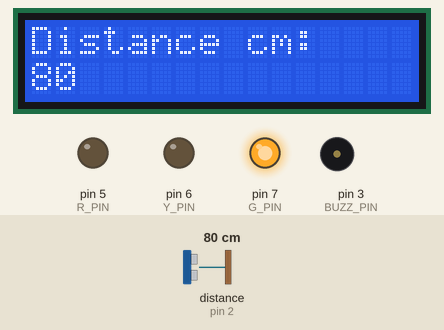
This sketch was run on a simulated Arduino Nano, built with avr-gcc and run on an emulated ATmega328P. On the bench: 16×2 character LCD, output pins drawn as LEDs (lit = HIGH), buzzer (waves = sounding). Wiring (inferred from the names in the program): ultrasonic range finder: trigger pin 4; echo pin 2; PCF8574 port expander at I2C address 0x27. Wiring (inferred from the signals the program sends): character LCD (HD44780): RS Q0; E Q2; backlight Q3; data Q4, Q5, Q6, Q7. The inputs (shaded band) are chosen by the test bench; at power-on: distance to the obstacle (sensor on pin 2) 80 cm. The echo pulse lasts 58.3 µs per cm; pins used as bus, display or sensor lines are not drawn.

Above: at 1.2 s.
1.3 s: distance to the obstacle (sensor on pin 2) set to 4 cm
At 3.8 s:
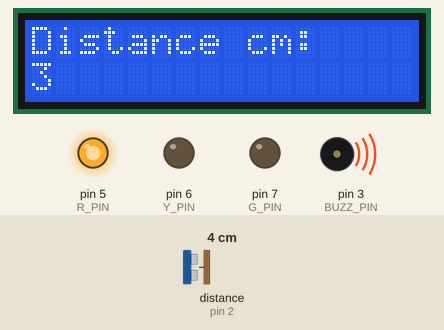
4.3 s: distance to the obstacle (sensor on pin 2) set to 9 cm
At 5.9 s:
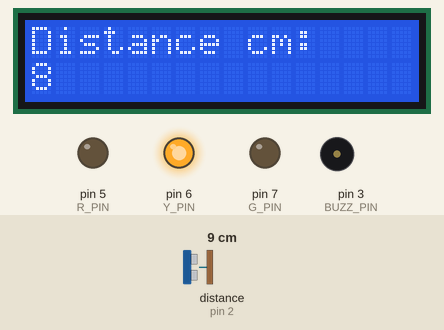
7.3 s: distance to the obstacle (sensor on pin 2) set to 18 cm
At 9.2 s:
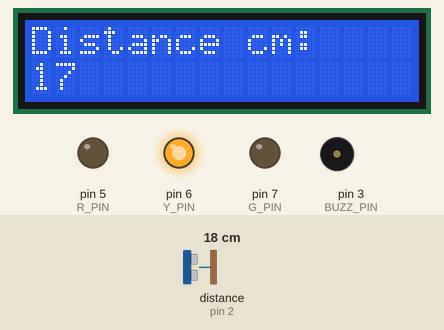
Timing chart, 0 to 10.7 s (numbered marks = the images above; inputs shaded):
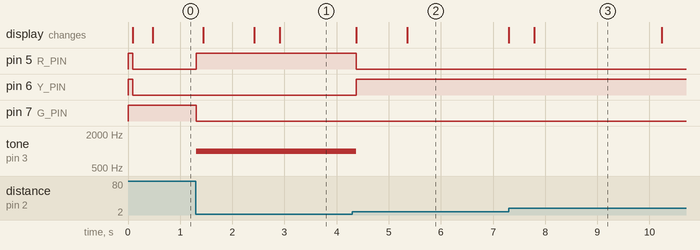

The sketch:

UltraSonic-Stand.ino
```cpp
#include <Arduino.h>
#include <Wire.h>
#include "lcd_i2c.h"


#define R_PIN 5
#define Y_PIN 6
#define G_PIN 7

#define BUZZ_PIN 3

#define ECHO_PIN 2
#define TRIG_PIN 4


volatile bool new_pulse = false;
volatile unsigned long pulse_length = 0;

ISR(echoed){
    volatile static unsigned long t0;
    volatile static unsigned long t1;
    if(PIND & (1 << PIND2) ){
        new_pulse = false;
        t0 = micros();
    }else{
        t1 = micros();
        pulse_length = t1 - t0;
        if ((pulse_length < 150 || pulse_length > 25000)){
            new_pulse = false;
        }else{
            new_pulse = true;
        }
    }

};

void setup(){
    Serial.begin(115200);
    pinMode(R_PIN,OUTPUT);
    pinMode(Y_PIN,OUTPUT);
    pinMode(G_PIN,OUTPUT);

    pinMode(BUZZ_PIN,OUTPUT);

    pinMode(ECHO_PIN,INPUT);
    pinMode(TRIG_PIN,OUTPUT);

    digitalWrite(R_PIN,HIGH);
    digitalWrite(Y_PIN,HIGH);
    digitalWrite(G_PIN,HIGH);

    attachInterrupt(digitalPinToInterrupt(ECHO_PIN), echoed, CHANGE);

    lcd_init();
    lcd_set_cursor(0, 0);
    lcd_print("Distance cm:");
    lcd_set_cursor(0, 1);

};


unsigned long last_ping = 0;
unsigned long last_write = 0;
bool ping = true;


void loop(){

    unsigned long last_ping_d = (millis() - last_ping);
    if(ping && last_ping_d > 60){
        PORTD = PORTD & ~(1 << TRIG_PIN);
        delayMicroseconds(2);
        PORTD = PORTD | (1 << TRIG_PIN);
        delayMicroseconds(10);
        PORTD = PORTD & ~(1 << TRIG_PIN);
        last_ping = millis();
    };

    if(!new_pulse){
        return;
    };
    new_pulse = false;

    unsigned long cm = pulse_length/58;

    if(millis()-last_write >= 450){
        lcd_set_cursor(0, 1);
        lcd_print("                ");
        lcd_set_cursor(0, 1);
        static char buf[4];
        utoa(cm,buf,10);
        lcd_print(buf);
        last_write = millis();
    };

    if(cm > 20){
    digitalWrite(R_PIN,LOW);
    digitalWrite(Y_PIN,LOW);
    digitalWrite(G_PIN,HIGH);
    noTone(BUZZ_PIN);


    }
    else if(cm > 5){
    digitalWrite(R_PIN,LOW);
    digitalWrite(Y_PIN,HIGH);
    digitalWrite(G_PIN,LOW);
    digitalWrite(BUZZ_PIN,LOW);
    noTone(BUZZ_PIN);


    }
    else{
    digitalWrite(R_PIN,HIGH);
    digitalWrite(Y_PIN,LOW);
    digitalWrite(G_PIN,LOW);
    tone(BUZZ_PIN,1000);


    }


}
```

lcd_i2c.cpp
```cpp
#include <Arduino.h>
#include <Wire.h>

#define LCD_ADDR 0x27

// PCF8574 bit masks
#define LCD_RS 0x01
#define LCD_RW 0x02
#define LCD_EN 0x04
#define LCD_BL 0x08

static uint8_t backlight = LCD_BL;

static void pcf_write(uint8_t data) {
    Wire.beginTransmission(LCD_ADDR);
    Wire.write(data | backlight);
    Wire.endTransmission();
}

static void lcd_pulse(uint8_t data) {
    pcf_write(data | LCD_EN);
    delayMicroseconds(1);
    pcf_write(data & ~LCD_EN);
    delayMicroseconds(50);
}

static void lcd_write4(uint8_t nibble, uint8_t rs) {
    uint8_t data = (nibble << 4) | rs;
    lcd_pulse(data);
}

static void lcd_cmd(uint8_t cmd) {
    lcd_write4(cmd >> 4, 0);
    lcd_write4(cmd & 0x0F, 0);
}

static void lcd_data(uint8_t data) {
    lcd_write4(data >> 4, LCD_RS);
    lcd_write4(data & 0x0F, LCD_RS);
}

void lcd_set_cursor(uint8_t col, uint8_t row) {
    static const uint8_t row_offsets[] = {0x00, 0x40, 0x14, 0x54};
    lcd_cmd(0x80 | (col + row_offsets[row]));
}
void lcd_clear() {
    lcd_cmd(0x01);
    delay(2);
}
void lcd_print(const char *s) {
    while (*s) {
        lcd_data(*s++);
    }
}


void lcd_init() {
    Wire.begin();
    delay(50);

    // Force 4-bit mode
    lcd_write4(0x03, 0);
    delay(5);
    lcd_write4(0x03, 0);
    delay(5);
    lcd_write4(0x03, 0);
    delay(1);
    lcd_write4(0x02, 0);

    // Function set: 4-bit, 2-line, 5x8
    lcd_cmd(0x28);
    // Display ON, cursor OFF
    lcd_cmd(0x0C);
    // Entry mode
    lcd_cmd(0x06);
    // Clear
    lcd_cmd(0x01);
    delay(2);
}
```

lcd_i2c.h
```cpp
static void pcf_write(uint8_t data) ;
static void lcd_pulse(uint8_t data) ;
static void lcd_write4(uint8_t nibble, uint8_t rs) ;
static void lcd_cmd(uint8_t cmd) ;
static void lcd_data(uint8_t data) ;
void lcd_set_cursor(uint8_t col, uint8_t row) ;
void lcd_clear();
void lcd_print(const char *s) ;
void lcd_init() ;
```

Measured:
- after the input at 1.3 s, pin 5 (R_PIN): LOW → HIGH at once; pin 7 (G_PIN): HIGH → LOW at once; tone on pin 3 (BUZZ_PIN): silent → 1000 Hz at once; the display: changes after 0.15 s (image 1)
- after the input at 4.3 s, pin 5 (R_PIN): HIGH → LOW after 0.08 s; pin 6 (Y_PIN): LOW → HIGH after 0.08 s; tone on pin 3 (BUZZ_PIN): 1000 Hz → silent after 0.08 s
- after the input at 7.3 s, the display: first differs from a run without the input after 0.49 s (image 3)
